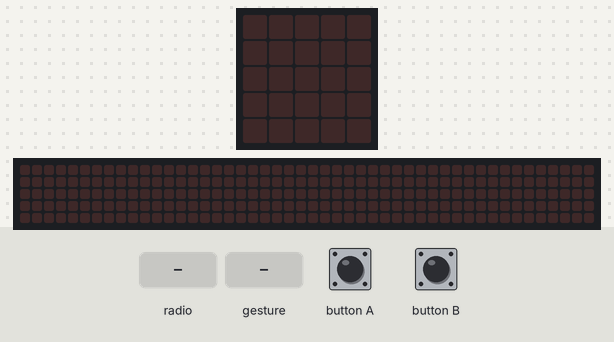
The program below on a simulated BBC micro:bit (MakeCode). Parts: the board's 5×5 LED display, a strip that is not on the board, showing the scrolling text unrolled. Inputs (shaded band) come from the test bench. No radio messages arrive unless stated (any console line starting 'radio sent:' is added by the test bench); a tilt is held for 1.5 s and a shake lasts 1 s, then the board lies face up again; the 48×5 strip is a reading aid, not a part: it shows the text the display is scrolling, unrolled, one strip-width of it at a time; what the program prints to the serial console is not drawn.

Above: at 1.9 s.
2.0 s: radio message "0" arrives
At 2.07 s:
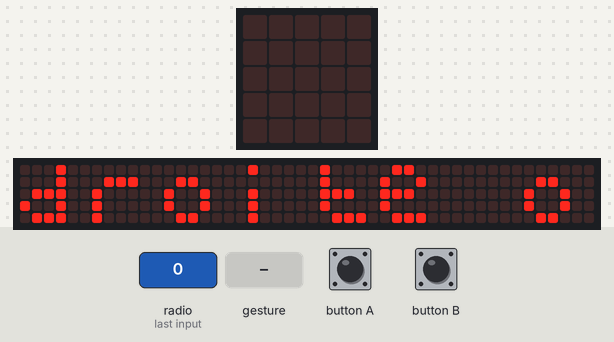
At 2.52 s:
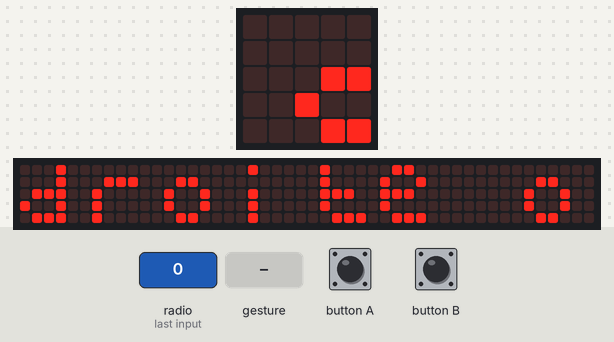

Measured:
- after the input at 2.0 s, the display: changes at once (image 1)

The program:

main.ts
```typescript
radio.onReceivedNumber(function (receivedNumber) {
    if (0 == receivedNumber) {
        basic.showString("droite ou gauche")
        message = 1
    }
})
let message = 0
radio.setGroup(1)
message = 0
basic.showString("")
basic.forever(function () {
    if (input.buttonIsPressed(Button.A)) {
        radio.sendNumber(1)
    }
    if (input.buttonIsPressed(Button.B)) {
        radio.sendNumber(2)
    }
    if (input.isGesture(Gesture.Shake)) {
        radio.sendNumber(3)
    }
})
basic.forever(function () {
    if (1 == message) {
        while (false == input.isGesture(Gesture.TiltRight) || false == input.isGesture(Gesture.TiltLeft)) {
            if (input.isGesture(Gesture.TiltRight)) {
                radio.sendValue("droite", 0)
            }
            if (input.isGesture(Gesture.TiltLeft)) {
                radio.sendValue("gauche", 0)
            }
        }
        message = 0
    }
})
```

test.ts
```typescript
// les tests vont ici ; cela ne sera pas compilé si ce paquet est utilisé en tant qu'extension.
```
